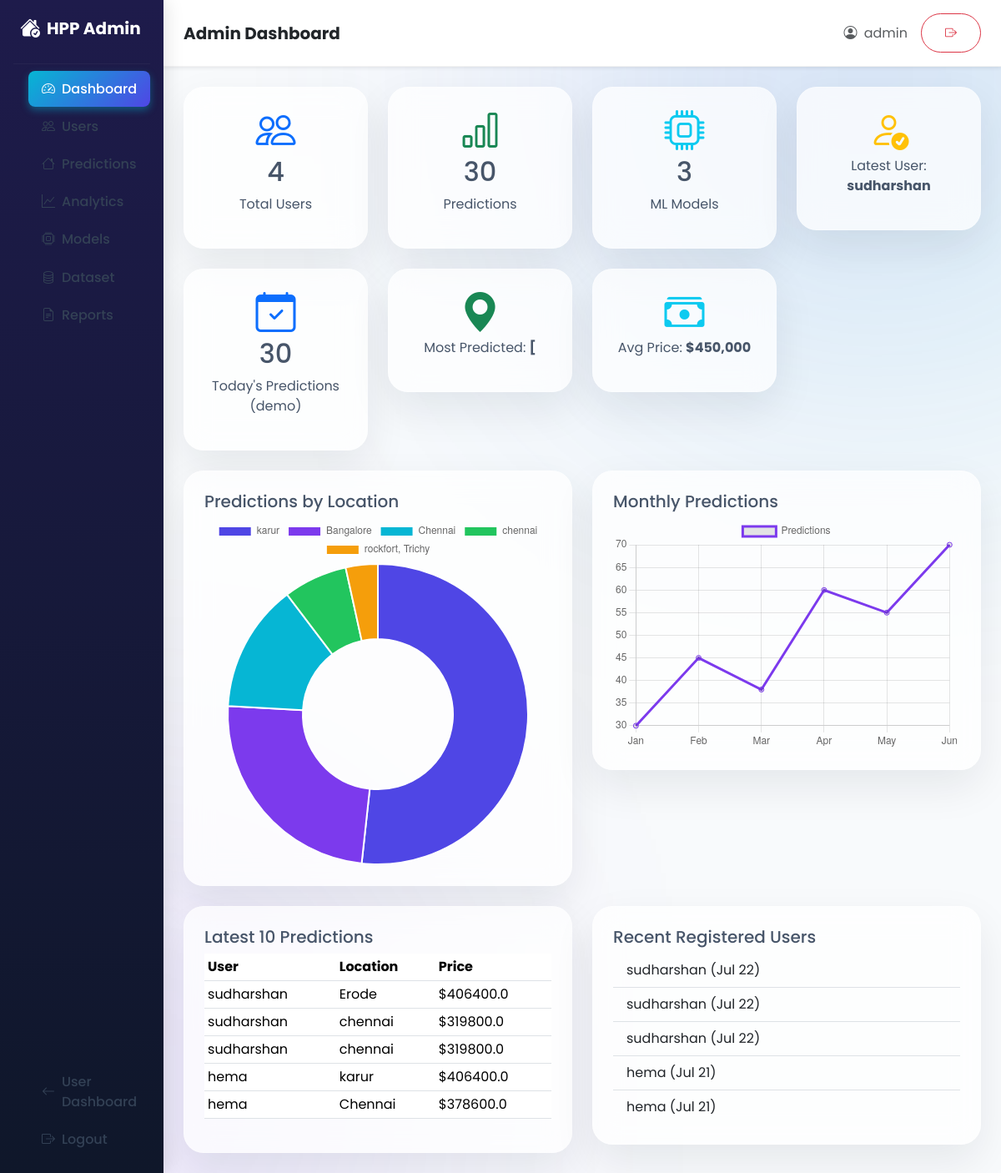
The app's page /admin-dashboard/ (signed in) with its own data.
### predictor/models.py (models this page shows, shortened)
class Prediction(models.Model):
    user = models.ForeignKey(User, on_delete=models.CASCADE)
    sqft = models.FloatField()
    bedrooms = models.IntegerField()
    bathrooms = models.IntegerField()
    age_of_house = models.IntegerField()
    location = models.CharField(max_length=100)
    predicted_price = models.FloatField()
    created_at = models.DateTimeField(auto_now_add=True)

### predictor/views.py (the view)
# urls.py: path('admin-dashboard/', views.admin_dashboard, name='admin_dashboard'),
@staff_member_required
def admin_dashboard(request):
    total_users = User.objects.count()
    total_predictions = Prediction.objects.count()
    total_models = 3
    latest = Prediction.objects.select_related('user').order_by('-created_at')[:5]
    loc_counts = Prediction.objects.values('location').annotate(c=Count('id')).order_by('-c')[:5]
    chart_labels = [item['location'] for item in loc_counts]
    chart_data = [item['c'] for item in loc_counts]
    return render(request, 'predictor/admin_dashboard.html', {
        'total_users': total_users,
        'total_predictions': total_predictions,
        'total_models': total_models,
        'latest_predictions': latest,
        'chart_labels': json.dumps(chart_labels),
        'chart_data': json.dumps(chart_data),
    })

### predictor/templates/predictor/admin_dashboard.html (shortened to what this page needs)
{% extends 'predictor/admin_base.html' %}
{% block content %}
<div class="row g-4">
    <div class="col-md-3"><div class="glass-card p-4 text-center"><i class="bi bi-people display-5 text-primary"></i><h2>{{ total_users }}</h2><p>Total Users</p></div></div>
    <div class="col-md-3"><div class="glass-card p-4 text-center"><i class="bi bi-bar-chart display-5 text-success"></i><h2>{{ total_predictions }}</h2><p>Predictions</p></div></div>
    <div class="col-md-3"><div class="glass-card p-4 text-center"><i class="bi bi-cpu display-5 text-info"></i><h2>{{ total_models }}</h2><p>ML Models</p></div></div>
    <div class="col-md-3"><div class="glass-card p-4 text-center"><i class="bi bi-person-check display-5 text-warning"></i><p>Latest User: <strong>{{ latest_predictions.0.user.username|default:"N/A" }}</strong></p></div></div>
    <div class="col-md-3"><div class="glass-card p-4 text-center"><i class="bi bi-calendar-check display-5 text-primary"></i><h2>{{ total_predictions }}</h2><p>Today's Predictions (demo)</p></div></div>
    <div class="col-md-3"><div class="glass-card p-4 text-center"><i class="bi bi-geo-alt-fill display-5 text-success"></i><p>Most Predicted: <strong>{{ chart_labels.0 }}</strong></p></div></div>
    <div class="col-md-3"><div class="glass-card p-4 text-center"><i class="bi bi-cash-stack display-5 text-info"></i><p>Avg Price: <strong>$450,000</strong></p></div></div>
</div>
<div class="row mt-4">
    <div class="col-lg-6">
        <div class="glass-card p-4"><h5>Predictions by Location</h5><canvas id="adminPieChart" height="200"></canvas></div>
    </div>
    <div class="col-lg-6">
        <div class="glass-card p-4"><h5>Monthly Predictions</h5><canvas id="monthlyChart" height="200"></canvas></div>
    </div>
</div>
<div class="row mt-4">
    <div class="col-lg-6">
        <div class="glass-card p-4"><h5>Latest 10 Predictions</h5>
            <div class="table-responsive">
                <table class="table table-sm">
                    <thead><tr><th>User</th><th>Location</th><th>Price</th></tr></thead>
                    <tbody>
                        {% for p in latest_predictions %}
                        <tr><td>{{ p.user.username }}</td><td>{{ p.location }}</td><td>${{ p.predicted_price }}</td></tr>
                        {% empty %}<tr><td colspan="3">No predictions</td></tr>{% endfor %}
                    </tbody>
                </table>
            </div>
        </div>
    </div>
    <div class="col-lg-6">
        <div class="glass-card p-4"><h5>Recent Registered Users</h5>
            <ul class="list-group list-group-flush">
                {% for u in latest_predictions|slice:":5" %}
                <li class="list-group-item bg-transparent">{{ u.user.username }} ({{ u.user.date_joined|date:"M d" }})</li>
                {% endfor %}
            </ul>
        </div>
    </div>
</div>
{% endblock %}
{% block extra_js %}
<script>
    new Chart(document.getElementById('adminPieChart'), {
        type: 'doughnut',
        data: {
            labels: JSON.parse('{{ chart_labels|escapejs }}'),
            datasets: [{ data: JSON.parse('{{ chart_data|escapejs }}'), backgroundColor: ['#4F46E5','#7C3AED','#06B6D4','#22C55E','#F59E0B'] }]
        }
    });
    new Chart(document.getElementById('monthlyChart'), {
        type: 'line',
        data: {
            labels: ['Jan','Feb','Mar','Apr','May','Jun'],
            datasets: [{ label: 'Predictions', data: [30,45,38,60,55,70], borderColor: '#7C3AED' }]
        }
    });
</script>
{% endblock %}

### predictor/templates/predictor/admin_base.html (shortened to what this page needs)
<!DOCTYPE html>
<html lang="en">
<head>
    <link href="https://cdn.jsdelivr.net/npm/bootstrap@5.3.3/dist/css/bootstrap.min.css" rel="stylesheet">
    <link rel="stylesheet" href="https://cdn.jsdelivr.net/npm/bootstrap-icons@1.11.3/font/bootstrap-icons.css">
    {% load static %}
    <link rel="stylesheet" href="{% static 'css/style.css' %}">
</head>
<body>
<div class="app-layout d-flex">
    <aside class="admin-sidebar d-flex flex-column">
        <div class="sidebar-brand px-4 py-3">
            <a href="{% url 'admin_dashboard' %}" class="text-white text-decoration-none d-flex align-items-center">
                <i class="bi bi-house-check-fill fs-4 me-2"></i>
                <span class="fw-bold fs-5">HPP Admin</span>
            </a>
        </div>
        <hr class="text-white-50 mx-3 my-2">
        <nav class="nav flex-column flex-grow-1 px-3">
            <a class="nav-link text-white-50 {% if request.resolver_match.url_name == 'admin_dashboard' %}active{% endif %}" href="{% url 'admin_dashboard' %}">
                <i class="bi bi-speedometer2 me-2"></i> Dashboard
            </a>
            <a class="nav-link text-white-50 {% if request.resolver_match.url_name == 'admin_users' %}active{% endif %}" href="{% url 'admin_users' %}">
                <i class="bi bi-people me-2"></i> Users
            </a>
            <a class="nav-link text-white-50 {% if request.resolver_match.url_name == 'admin_predictions' %}active{% endif %}" href="{% url 'admin_predictions' %}">
                <i class="bi bi-house me-2"></i> Predictions
            </a>
            <a class="nav-link text-white-50 {% if request.resolver_match.url_name == 'admin_analytics' %}active{% endif %}" href="{% url 'admin_analytics' %}">
                <i class="bi bi-graph-up me-2"></i> Analytics
            </a>
            <a class="nav-link text-white-50 {% if request.resolver_match.url_name == 'admin_models' %}active{% endif %}" href="{% url 'admin_models' %}">
                <i class="bi bi-cpu me-2"></i> Models
            </a>
            <a class="nav-link text-white-50 {% if request.resolver_match.url_name == 'admin_dataset' %}active{% endif %}" href="{% url 'admin_dataset' %}">
                <i class="bi bi-database me-2"></i> Dataset
            </a>
            <a class="nav-link text-white-50 {% if request.resolver_match.url_name == 'admin_reports' %}active{% endif %}" href="{% url 'admin_reports' %}">
                <i class="bi bi-file-earmark-text me-2"></i> Reports
            </a>
        </nav>
        <div class="mt-auto px-3 pb-3">
            <a class="nav-link text-white-50" href="{% url 'dashboard_redirect' %}">
                <i class="bi bi-arrow-left me-2"></i> User Dashboard
            </a>
            <a class="nav-link text-danger" href="{% url 'logout' %}">
                <i class="bi bi-box-arrow-right me-2"></i> Logout
            </a>
        </div>
    </aside>
    <main class="main-content flex-grow-1 d-flex flex-column">
        <header class="top-header bg-white shadow-sm px-4 py-3 d-flex justify-content-between align-items-center">
            <h5 class="mb-0 fw-bold text-dark">{% block page_title %}Admin Dashboard{% endblock %}</h5>
            <div class="d-flex align-items-center">
                <span class="text-muted me-3"><i class="bi bi-person-circle me-1"></i> {{ user.username }}</span>
                <a href="{% url 'logout' %}" class="btn btn-outline-danger btn-sm"><i class="bi bi-box-arrow-right"></i></a>
            </div>
        </header>
        <div class="p-4 flex-grow-1">
            {% block content %}{% endblock %}
        </div>
    </main>
</div>
{% block extra_js %}{% endblock %}
</body>
</html>

### predictor/static/css/style.css (style rules this page uses)
:root { --primary:#4F46E5; --secondary:#7C3AED; --accent:#06B6D4; --dark:#0F172A; --light:#F8FAFC; --white:#ffffff; --text:#475569; --border:rgba(255,255,255,.15); }
body { font-family:'Poppins',sans-serif; background:#F8FAFC; color:var(--text); overflow-x:hidden; }
body::before { content:""; position:fixed; width:700px; height:700px; background:linear-gradient(135deg,#4F46E5,#06B6D4); filter:blur(180px); opacity:.18; top:-250px; right:-200px; z-index:-2; }
body::after { content:""; position:fixed; width:600px; height:600px; background:#7C3AED; filter:blur(180px); opacity:.12; bottom:-200px; left:-150px; z-index:-2; }
.nav-link { font-weight:500; margin-left:18px; color:#334155 !important; transition:.3s; }
.btn { border-radius:50px; padding:12px 28px; font-weight:600; transition:.35s; }
.glass-card { background:rgba(255,255,255,.72); backdrop-filter:blur(16px); border-radius:24px; border:1px solid rgba(255,255,255,.25); box-shadow:0 20px 50px rgba(15,23,42,.08); transition:.35s; }
.admin-sidebar { width: 260px; background: linear-gradient(180deg, #1E1B4B 0%, #0F172A 100%); color: #fff; min-height: 100vh; position: sticky; top: 0; left: 0; box-shadow: 4px 0 20px rgba(0,0,0,0.1); z-index: 10; }
.sidebar-brand a { color: white; text-decoration: none; }
.user-sidebar .nav-link, .admin-sidebar .nav-link { color: rgba(255,255,255,0.6); font-weight: 500; border-radius: 8px; padding: 0.6rem 1rem; margin-bottom: 2px; transition: all 0.2s ease; display: flex; align-items: center; }
.user-sidebar .nav-link.active, .admin-sidebar .nav-link.active { background: linear-gradient(135deg, #06B6D4, #4F46E5); color: #fff !important; box-shadow: 0 4px 10px rgba(6,182,212,0.4); }
.user-sidebar hr, .admin-sidebar hr { border-color: rgba(255,255,255,0.15); }
.app-layout { min-height: 100vh; }
.main-content { flex-grow: 1; min-height: 100vh; }
.top-header { background: #fff; border-bottom: 1px solid rgba(0,0,0,0.05); box-shadow: 0 1px 3px rgba(0,0,0,0.02); }

### records on screen
Prediction: user.username "sudharshan", location "Erode", predicted_price "406400.0", user.date_joined "Jul 22"
Prediction: user.username "sudharshan", location "chennai", predicted_price "319800.0", user.date_joined "Jul 22"
Prediction: user.username "sudharshan", location "chennai", predicted_price "319800.0", user.date_joined "Jul 22"
Prediction: user.username "hema", location "karur", predicted_price "406400.0", user.date_joined "Jul 21"
Prediction: user.username "hema", location "Chennai", predicted_price "378600.0", user.date_joined "Jul 21"

### other values on screen
{{ user.username }} "admin"
{{ total_users }} "4"
{{ total_predictions }} "30"
{{ total_models }} "3"
{{ chart_labels.0 }} "["
chart data {{ chart_data|escapejs }} [15, 7, 4, 2, 1]
